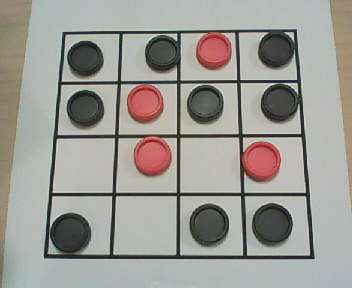
#> input picture robot images/test9.jpg, 352 x 288 px
$ jupyter execute --allow-errors 'Wed Nov 14 2018 - Steps to Classification.ipynb'   (shell and % lines are left out)
#> lines starting #> are read from the running program, lines starting #| are printed output that depends on the picture; long printed decimals are rounded
[cell 1]
%pylab inline

1. Take a bunch of board pictures with different piece configurations
2. Take squares out of the images and save them into folders of different categories - e.g. black, blue, red, etc...
3. Take a subset of these and put them into a test folder, the rest in a train folder
4. Try out the classfiers on the training example - testing on the test set  - do they work?
5. Now that you know it works, then try it from the beginning
    1. loading a big image, slicing into squares
    2. using the trained classifier to predict the new squares
    3. convert the result to a Game simulator board

## Take a bunch of board pictures with different piece configurations

[cell 2]
board_size=(4,4)

[cell 3]
def list_files(startpath,ignore=[]):
    import os


    for root, dirs, files in os.walk(startpath):
        level = root.replace(startpath, '').count(os.sep)
        indent = ' ' * 4 * (level)
        print('{}{}/'.format(indent, os.path.basename(root)))
        subindent = ' ' * 4 * (level + 1)
        for f in files:
            if f in ignore:
                continue

            print('{}{}'.format(subindent, f))

[cell 4]
def read_image(fname):
#> called with fname = 'robot images/test9.jpg'
    arr=imread(fname)
#> arr is the input picture: shape (288, 352, 3); mean R, G, B 155.7, 154.2, 148.3
    print("Min and Max",arr.min(),arr.max())
#| Min and Max 5 236

    if any(arr>1):  # if the image is read in as uint8, it's not 0-1 but 0-255, so scale it down
        print("Min and Max",arr.min(),arr.max())
#| Min and Max 5 236
        print("Scaling it down....")
        arr=arr/255
        print("Min and Max",arr.min(),arr.max())
#| Min and Max 0.01961 0.9255

    if len(arr.shape)>2 and arr.shape[2]>3:  # alpha channel
        print("arr shape",arr.shape)
        print("Removing alpha channel")
        arr=arr[:,:,:3]
        print("new arr shape",arr.shape)


    arr=arr[30:260,45:310]  # change this for your image
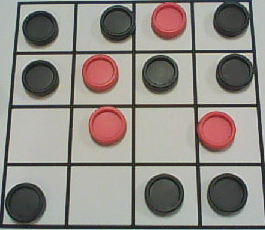
#> arr: shape (230, 265, 3) float64; mean R, G, B 0.568, 0.548, 0.525

    return arr

[cell 5]
def get_square(arr,Nr,Nc,r,c,percent=100):
    image_rows,image_cols=arr.shape[:2]
    square_row=int(image_rows/Nr)
    square_col=int(image_cols/Nc)

    start_row=int(r*square_row)
    end_row=int((r+1)*square_row)

    start_col=int(c*square_col)
    end_col=int((c+1)*square_col)

    if percent==100:
        square=arr[start_row:end_row,start_col:end_col]

    else:
        dc=int((end_col-start_col)*(100-percent)/2.0/100.0)
        dr=int((end_row-start_row)*(100-percent)/2.0/100.0)

        square=arr[start_row+dr:end_row-dr,start_col+dc:end_col-dc]


    return square

[cell 6]
fname='robot images/test9.jpg'
count=1
arr=read_image(fname)
imshow(arr)
title('Image Size: %d,%d' % (arr.shape[0],arr.shape[1]))

## Take squares out of the images and save them into folders of different categories - e.g. black, blue, red, etc...

I find that trimming by 50% or so gives better performance.

[cell 7]
percent_trim=100

### WARNING - looks like you want to save your data as png otherwise the size of the vectors can change ####

[cell 8]
from pylab import imsave,imread,rand
arr=(rand(57,66,3)*255).astype('uint8')

print("Original Shape: ",arr.shape)
imsave('test.jpg',arr)
imsave('test.png',arr)

arr=imread('test.png')
#> arr: shape (57, 66, 4) float32
print("PNG Shape: ",arr.shape)
#| PNG Shape:  (57, 66, 4)

arr=imread('test.jpg')
print("JPG Shape: ",arr.shape)
#| JPG Shape:  (57, 66, 3)

[cell 9]
from pylab import imsave,imread,rand
from imageio import imwrite as imsave

arr=(rand(57,66,3)*255).astype('uint8')

print("Original Shape: ",arr.shape)
imsave('test.jpg',arr)
imsave('test.png',arr)
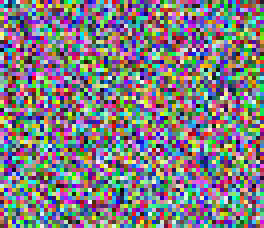
#> saved as test.png: shape (57, 66, 3) (shown 4 times larger); mean R, G, B 126.8, 124.6, 128.7

arr=imread('test.png')
#> arr: shape (57, 66, 3) float32
print("PNG Shape: ",arr.shape)
#| PNG Shape:  (57, 66, 3)

arr=imread('test.jpg')
print("JPG Shape: ",arr.shape)
#| JPG Shape:  (57, 66, 3)

[cell 10]
from PIL import Image
arr=rand(57,66,3)
arr=(arr*255).astype('uint8')

im = Image.fromarray(arr)
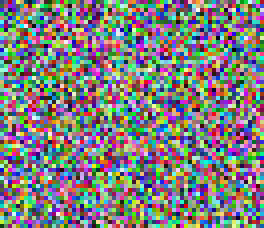
#> im: PIL image 66x57 RGB (shown 4 times larger); mean R, G, B 126.9, 126.2, 125.8
im.save("test.jpg")
im.save("test.png")


arr=imread('test.png')
print(arr.shape)
#| (57, 66, 3)

arr=imread('test.jpg')
print(arr.shape)
#| (57, 66, 3)

[cell 11]
from pylab import imsave
fname='robot images/test9.jpg'
count=0
arr=read_image(fname)
#| Min and Max 5 236
#| Min and Max 5 236
#| Min and Max 0.01961 0.9255
for r in range(4):
    for c in range(4):
        subplot(4,4,count+1)
        small_square=get_square(arr,board_size[0],board_size[1],r,c,percent_trim)

        imshow(small_square)

        sfname='piece%d.png' % count
        imsave(sfname,small_square)
        print("saving ",sfname, "shape ",small_square.shape)
        count+=1
#> this loop made 4 passes
#> pass 1, in get_square, `square=arr[start_row:end_row,start_col:end_col]`:
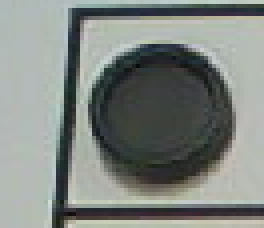
#> square: shape (57, 66, 3) float64 (shown 4 times larger); mean R, G, B 0.502, 0.523, 0.505
#> pass 1, in get_square (call 2), `square=arr[start_row:end_row,start_col:end_col]`:
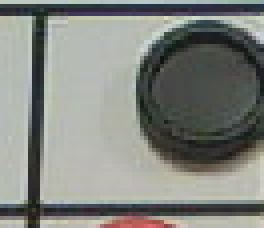
#> square: shape (57, 66, 3) float64 (shown 4 times larger); mean R, G, B 0.51, 0.519, 0.499
#> after the loop, count = 16
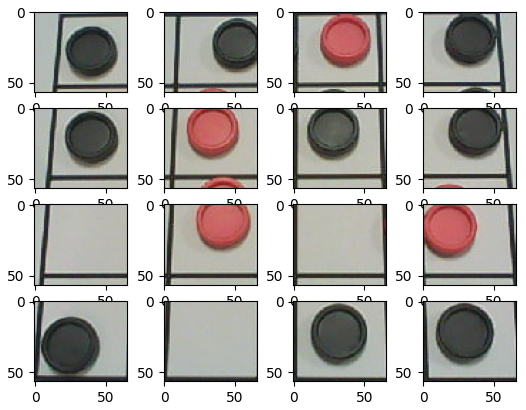
#> figure drawn by matplotlib, 16 panels

### want to do more than one image?  ...and include flipped images?

[cell 12]
filenames=['robot images/test0.jpg',
           'robot images/test1.jpg',
           'robot images/test2.jpg',
           'robot images/test4.jpg',
           'robot images/test5.jpg',
           'robot images/test6.jpg',
           'robot images/test7.jpg',
           'robot images/test10.jpg',
          ]
#> filenames = ['robot images/test0.jpg', 'robot images/test1.jpg', 'robot images/test2.jpg', 'robot images/test4.jpg', 'robot images/test5.jpg', 'robot images/test6.jpg', 'robot images/test7.jpg', 'robot images/test10.jpg']
count=0
#> (the rest of this cell did not finish here and is left out)

#> call 3 of read_image, with fname = 'robot images/test0.jpg'
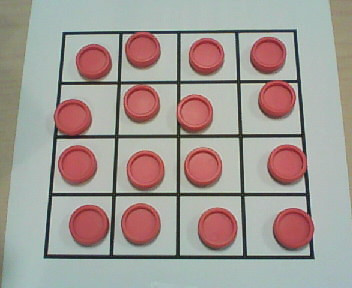
#> input picture robot images/test0.jpg, 352 x 288 px
#> in read_image, arr is the input picture: shape (288, 352, 3); mean R, G, B 161.9, 153.9, 148.6
#| Min and Max 2 230
#| Min and Max 2 230
#| Min and Max 0.007843 0.902
#> in read_image (call 3), `arr=arr[30:260,45:310]`:
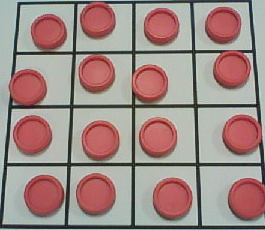
#> arr: shape (230, 265, 3) float64; mean R, G, B 0.626, 0.541, 0.524
#> the loop `for r in range(4):` made 4 passes
#> pass 1, `imsave(sfname,save_square)`:
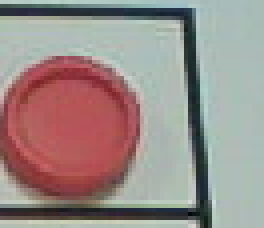
#> saved as piece2.png: shape (57, 66, 3) (shown 4 times larger); mean R, G, B 154.7, 140.7, 137.3
#> after the loop `for r in range(4):`:
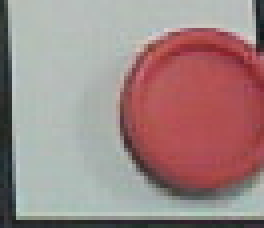
#> small_square: shape (57, 66, 3) float64 (shown 4 times larger); mean R, G, B 0.621, 0.529, 0.523
#> after the loop `for r in range(4):`: count = 64
#> pass 2 of the loop `for fname in filenames:`:
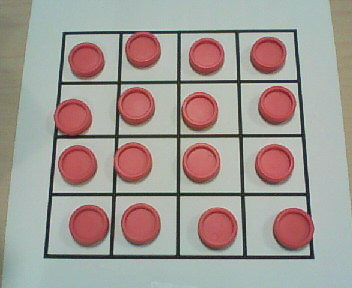
#> input picture robot images/test1.jpg, 352 x 288 px
#> in read_image, arr is the input picture: shape (288, 352, 3); mean R, G, B 161.7, 153.7, 148.3
#| Min and Max 2 238
#| Min and Max 2 238
#| Min and Max 0.007843 0.9333
#> the loop `for r in range(4):` made 4 passes
#> pass 1, `imsave(sfname,save_square)`:
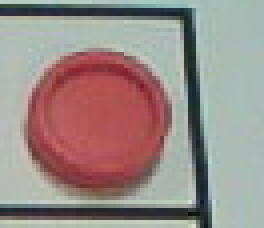
#> saved as piece66.png: shape (57, 66, 3) (shown 4 times larger); mean R, G, B 154, 139.6, 136.2
#> after the loop `for r in range(4):`:
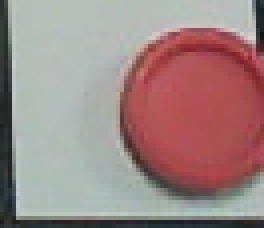
#> small_square: shape (57, 66, 3) float64 (shown 4 times larger); mean R, G, B 0.62, 0.528, 0.521
#> after the loop `for r in range(4):`: count = 128
#> pass 3 of the loop `for fname in filenames:`:
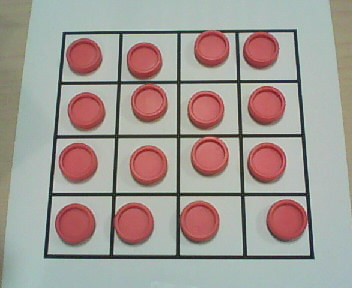
#> input picture robot images/test2.jpg, 352 x 288 px
#> in read_image, arr is the input picture: shape (288, 352, 3); mean R, G, B 161.8, 153.9, 148.5
#> after the loop `for r in range(4):`:
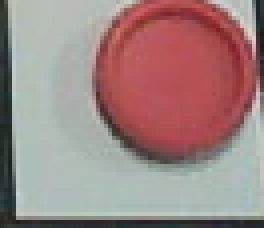
#> small_square: shape (57, 66, 3) float64 (shown 4 times larger); mean R, G, B 0.62, 0.52, 0.514
#> after the loop `for r in range(4):`: count = 192
    for r in range(4):
        for c in range(4):
            #subplot(4,4,count+1)
            small_square=get_square(arr,board_size[0],board_size[1],r,c,percent_trim)
            #imshow(small_square)


            # original
            for transform in ['original','flipud','fliplr','fliplrud']:
                sfname='piece%d.png' % count

                if transform=='original':
                    save_square=small_square
                elif transform=='flipud':
                    save_square=flipud(small_square)
                elif transform=='fliplr':
                    save_square=fliplr(small_square)
                elif transform=='fliplrud':
                    save_square=fliplr(flipud(small_square))
                else:
                    raise ValueError("Not implemented")

                imsave(sfname,save_square)
                print("saving ",sfname, "shape ",save_square.shape)
                count+=1


square_shape=small_square.shape
